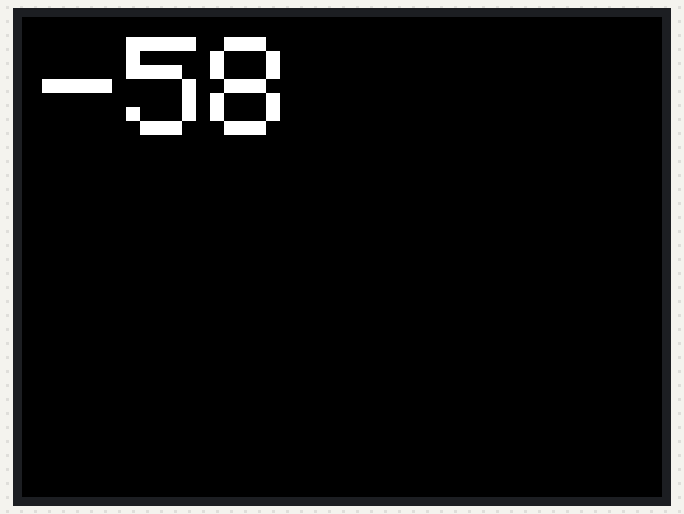
A sketch run on a simulated ESP32. On the bench: 320×240 colour display. WiFi joins after 1.5 s; servers stay silent unless stated; what the sketch prints to the serial monitor is not drawn.

Above: at 2.2 s.

The sketch:

connect_wifi.ino
```cpp
#include <WiFi.h>
#include <M5Core2.h>

const char* ssid = "some_ssid";
const char* password = "some_psw";

void initWifi() {
  WiFi.mode(WIFI_STA);
  WiFi.begin(ssid, password);
  Serial.print("Connecting to WiFi");
  while (WiFi.status() != WL_CONNECTED) {
    Serial.print(".");
    delay(1000);
  }
  Serial.println(WiFi.localIP());
}

void setup() {
  M5.begin();
  Serial.begin(115200);
  initWifi();
}

void loop() {
  Serial.printf("RSSI: %d\n", WiFi.RSSI());
  M5.Lcd.setCursor(10, 10);
  M5.Lcd.setTextSize(7);
  M5.Lcd.printf("%d", WiFi.RSSI());
  delay(500);
}
```
